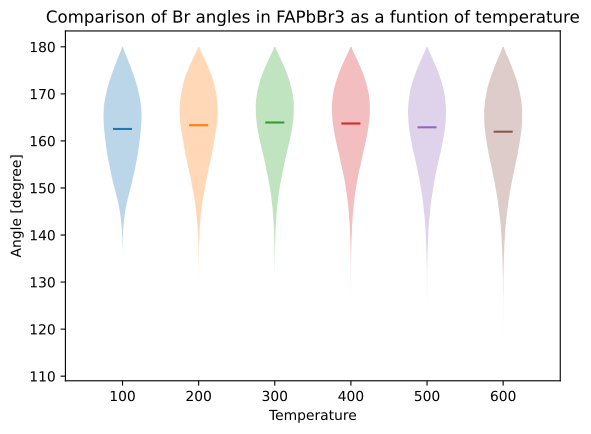

Source code (Python):
from ase.io import read, write
import numpy as np
import matplotlib.pyplot as plt
import sys
'''
traj_pu = read("PureFAPbBr3/longtrainstep/testMD/longtrain/traj.xyz", index="100:")
traj_Br = read("Brvacancy/longtrainstep/testMD/longtrain/traj.xyz", index="100:")
Br_lst_Br = [613, 567, 559, 648, 570, 680, 619, 532, 525, 512, 674, 686, 555, 605]
traj_FA = read("FAvacancy/longtrainstep/testMD/longtrain/traj.xyz", index="100:")
Br_lst_FA = [691, 677, 615, 668, 665, 533, 614, 662, 532, 511, 585, 661]

fig, ax = plt.subplots()

ax.set_title('Comparison of Br angles in FAPbBr3 with and without defects')
ax.set_ylabel('Angle [degree]')

labels = ["Pure", "Br vacancy", "FA vacancy"]

for tel, traj in enumerate([traj_pu, traj_Br, traj_FA]):
    All_br_angles = []
    for at in traj[0]:
        if at.symbol == "Br":
            Pb_bond= [at.index]
            for at2 in traj[0]:
                if at2.symbol == "Pb":
                    dist = traj[0].get_distance(at.index, at2.index, mic=True, vector=False)
                    if dist < 4.0:
                        Pb_bond.append(at2.index)
            assert len(Pb_bond) == 3 ,  "Found too litle of too many Pb neighbours for Br atom " + str(at.index)
            All_br_angles.append(Pb_bond)

    angle_np = np.zeros((len(traj), len(All_br_angles)))
    for i, atoms in enumerate(traj):
        for j, Pb_bond in enumerate(All_br_angles):
            angle_np[i, j] = atoms.get_angle(Pb_bond[1], Pb_bond[0], Pb_bond[2], mic = True)

    angles_Vac = np.array([])
    angles_all = np.array([])

    if tel == 1:
        Br_vac_lst = Br_lst_Br
    elif tel == 2:
        Br_vac_lst = Br_lst_FA
    else:
        Br_vac_lst = []

    for j, Pb_bond in enumerate(All_br_angles):
        if Pb_bond[0] in Br_vac_lst:
            angles_Vac = np.concatenate((angles_Vac, angle_np[:,j]))
        angles_all = np.concatenate((angles_all, angle_np[:,j]))

    ax.violinplot(angles_all, np.arange(tel, tel + 0.1), showmeans=True, showextrema=False, showmedians=False)
    if len(angles_Vac) > 0:
        ax.violinplot(angles_Vac, np.arange(tel+0.2, tel + 0.3), showmeans=True, showextrema=False, showmedians=False)


# set style for the axes
ax.get_xaxis().set_tick_params(direction='out')
ax.xaxis.set_ticks_position('bottom')
ax.set_xticks(np.arange(0, len(labels)))
ax.set_xticklabels(labels)
ax.set_xlim(-0.75, len(labels) - 0.25)

ax.set_xlabel("Material")
ax.set_ylabel('Angle [degree]')

plt.subplots_adjust(bottom=0.15, wspace=0.05)
plt.savefig(sys.argv[0].strip(".py")+".pdf", format="pdf",bbox_inches='tight')
plt.close()

'''

fig, ax = plt.subplots()

ax.set_title('Comparison of Br angles in FAPbBr3 as a funtion of temperature')
ax.set_ylabel('Angle [degree]')

for tel in range(100,601,100):
    traj = read("run"+str(tel)+"/traj.xyz", index="1000:")
    All_br_angles = []
    for at in traj[0]:
        if at.symbol == "Br":
            Pb_bond= [at.index]
            for at2 in traj[0]:
                if at2.symbol == "Pb":
                    dist = traj[0].get_distance(at.index, at2.index, mic=True, vector=False)
                    if dist < 4.8:
                        Pb_bond.append(at2.index)
            assert len(Pb_bond) == 3 ,  "Found too litle of too many Pb neighbours for Br atom " + str(at.index) + " for vacancy " + str(tel)
            All_br_angles.append(Pb_bond)

    angle_np = np.zeros((len(traj), len(All_br_angles)))
    angles_all = np.array([])
    for i, atoms in enumerate(traj):
        for j, Pb_bond in enumerate(All_br_angles):
            angle_np[i, j] = atoms.get_angle(Pb_bond[1], Pb_bond[0], Pb_bond[2], mic = True)

    for j, Pb_bond in enumerate(All_br_angles):
        angles_all = np.concatenate((angles_all, angle_np[:,j]))

    ax.violinplot(angles_all, np.arange(tel, tel + 0.1), widths= 50, showmeans=True, showextrema=False, showmedians=False)
    print(tel, np.average(angles_all))

# set style for the axes
ax.get_xaxis().set_tick_params(direction='out')
ax.xaxis.set_ticks_position('bottom')
ax.set_xticks(np.arange(100,601,100))
ax.set_xlim(25, 675)

ax.set_xlabel("Temperature")
ax.set_ylabel('Angle [degree]')

plt.subplots_adjust(bottom=0.15, wspace=0.05)
plt.savefig(sys.argv[0].strip(".py")+".pdf", format="pdf",bbox_inches='tight')
plt.close()
